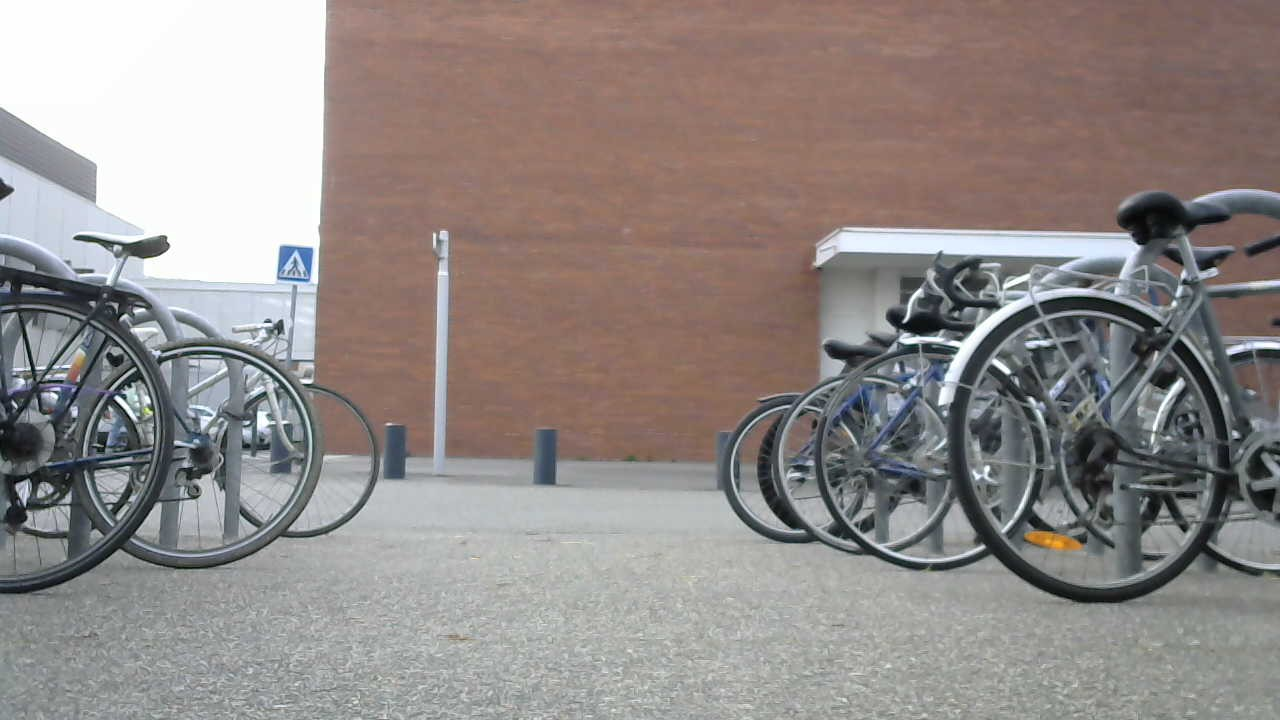
#> input picture openCV_test/images/camera/1280_720/WIN_20241125_14_28_31_Pro.jpg, 1280 x 720 px; its folder holds only this picture in this run
$ python pathIdentificationMeasure.py
#> lines starting #> are read from the running program, lines starting #| are printed output that depends on the picture; after the words box and inside, x2 and y2 are one past the last pixel; in counts of white or black regions, pixels touching at a corner belong together
import cv2
import os
import numpy as np


def detect_edges(image):
    # Convert the image to greyscale
    gray = cv2.cvtColor(image, cv2.COLOR_BGR2GRAY)
    # Apply a blur to reduce noise
    blurred = cv2.GaussianBlur(gray, (9, 9), 0)
    # Use the Canny detector to detect edges
    edges = cv2.Canny(blurred, threshold1=50, threshold2=200)
    cv2.imshow("edges", edges)
    return edges


def find_contours(edges):
    # Find contours from detected edges
    contours, _ = cv2.findContours(edges, cv2.RETR_EXTERNAL, cv2.CHAIN_APPROX_SIMPLE)
    return contours


def detect_and_draw_path(image):
    # Image pre-processing
    edges = detect_edges(image)

    contours = find_contours(edges)

    height, width = edges.shape
    center_x = width // 2

    # Draw a vertical line through the centre of the image for reference
    cv2.line(image, (center_x, 0), (center_x, height), (255, 0, 0), 2)

    # Divide the image into 4 parts: half the width, 3/4 and 1/4 the height
    half_y = 3 * height // 4
    exclude_band_y = int(height * 1)  # Exclude the bottom 13% of the image

    # Categorise contours by part of the image, excluding the bottom band
    left_contours = [
        pt for contour in contours for pt in contour
        if pt[0][0] < center_x and half_y <= pt[0][1] < exclude_band_y
    ]
    right_contours = [
        pt for contour in contours for pt in contour
        if pt[0][0] >= center_x and half_y <= pt[0][1] < exclude_band_y
    ]

    # Initialise the points to draw the line to delimit the right and left sides of the path
    A1, A2, B1, B2 = None, None, None, None

    # Find the points to draw the line to delimit the right-hand side of the path
    if right_contours:
        A1 = min(right_contours, key=lambda pt: (pt[0][1], pt[0][0]))[0]  # Top + right
        B1 = max(right_contours, key=lambda pt: pt[0][1])[0]  # Bottom + right

    # Find the points to draw the line to delimit the left-hand side of the path
    if left_contours:
        A2 = min(left_contours, key=lambda pt: (pt[0][1], -pt[0][0]))[0]  # Top + left
        B2 = max(left_contours, key=lambda pt: pt[0][1])[0]  # Bottom + left

    # Align the heights of A1 and A2, B1 and B2
    if A1 is not None and A2 is not None:
        avg_top_y = (A1[1] + A2[1]) // 2
        A1[1] = avg_top_y
        A2[1] = avg_top_y

    if B1 is not None and B2 is not None:
        avg_bottom_y = (B1[1] + B2[1]) // 2
        B1[1] = avg_bottom_y
        B2[1] = avg_bottom_y

    # Draw lines and points
    path_center_x = None
    if A1 is not None and B1 is not None:
        cv2.line(image, tuple(A1), tuple(B1), (255, 0, 0), 3)  # Blue line (right)
        cv2.circle(image, tuple(A1), 10, (255, 255, 0), -1)  # A1
        cv2.circle(image, tuple(B1), 10, (255, 255, 0), -1)  # B1
    if A2 is not None and B2 is not None:
        cv2.line(image, tuple(A2), tuple(B2), (0, 0, 255), 3)  # Red line (left)
        cv2.circle(image, tuple(A2), 10, (0, 255, 255), -1)  # A2
        cv2.circle(image, tuple(B2), 10, (0, 255, 255), -1)  # B2

    # Compute the middle of the path if detected
    if A1 is not None and B1 is not None and A2 is not None and B2 is not None:
        # Compute mean position of the lower points
        path_center_x = (B1[0] + B2[0]) // 2
        path_center_y = (B1[1] + B2[1]) // 2
        path_center = (path_center_x, path_center_y)
        cv2.circle(image, path_center, 5, (0, 255, 0), -1)  # Centre du chemin

    return image, path_center_x, center_x, A1, B1, A2, B2


def adjust_direction(path_center_x, center_x):
    # Ajust direction
    if path_center_x is not None:
        if path_center_x < center_x - 20:
            print("Turn left")
        elif path_center_x > center_x + 20:
            print("Turn right")
        else:
            print("Go forward")
    else:
        print("Path not detected")


def measure_width_path(pointA1, pointA2, pointB1, pointB2, rgb_image):
        #calculating the distance between points ( Pythagorean theorem )
        height_1 = np.sqrt(((pointA1[0] - pointB1[0]) ** 2) + ((pointA1[1] - pointB1[1]) ** 2))
        height_2 = np.sqrt(((pointA2[0] - pointB2[0]) ** 2) + ((pointA2[1] - pointB2[1]) ** 2))

        width_1 = np.sqrt(((pointA1[0] - pointA2[0]) ** 2) + ((pointA1[1] - pointA2[1]) ** 2))
        width_2 = np.sqrt(((pointB1[0] - pointB2[0]) ** 2) + ((pointB1[1] - pointB2[1]) ** 2))

        max_height=max(int(height_1), int(height_2))
        max_width = max(int(width_1), int(width_2))

        # four input point
        input_pts=np.float32([pointA1,pointB1,pointA2,pointB2])

        # output points for new transformed image
        output_pts = np.float32([[0, 0],
                                [0, max_width],
                                [max_height , 0],
                                [max_height , max_width]])


        # Compute the perspective transform M
        M = cv2.getPerspectiveTransform(input_pts,output_pts)

        ############################"

        # Dimensions d'un pixel dans l'image originale (en cm/pixel)
        original_pixel_size_cm = 0.0385  # Exemple : 0.5 cm/pixel dans l'image originale

        # Transformons deux points adjacents dans l'image originale
        point1 = np.array([pointA1[0] - 15, pointA1[1] - 15, 1])  # point
        point2 = np.array([pointA1[0] - 16, pointA1[1] - 15, 1])  # Voisin immédiat en x

        # Transformation des points
        transformed_point1 = np.dot(M, point1)
        transformed_point1 /= transformed_point1[2]  # Normalisation homogène

        transformed_point2 = np.dot(M, point2)
        transformed_point2 /= transformed_point2[2]  # Normalisation homogène

        # Distance entre les points transformés (en pixels dans l'image transformée)
        distance_pixels_transformed = np.linalg.norm(transformed_point1[:2] - transformed_point2[:2])

        # Dimension d'un pixel transformé (en cm/pixel)
        transformed_pixel_size_cm = original_pixel_size_cm / distance_pixels_transformed

        print(f"Dimension d'un pixel transformé : {transformed_pixel_size_cm:.4f} cm/pixel")
        ###############################""#"

        out = cv2.warpPerspective(rgb_image,M,(max_height, max_width),flags=cv2.INTER_LINEAR)

        return out


def main():
    # Directory with all images
    dossier_images = "images/camera/1280_720"

    # Get all images in that directory
    image_paths = [
        os.path.join(dossier_images, f)
        for f in os.listdir(dossier_images)
        if f.lower().endswith(('.jpg', '.jpeg', '.png', '.bmp', '.tiff'))
    ]

    for image_path in image_paths:
        # Read the image
        full_frame = cv2.imread(image_path)
#> full_frame is the input picture: shape (720, 1280, 3); mean B, G, R 136.2, 138.6, 146.2

        if full_frame is None:
            print(f"Erreur: Impossible de charger l'image {image_path}.")
            continue

        # Make a copy to display
        display_frame = full_frame.copy()

        # Detect and draw the path
        display_frame, path_center_x, center_x, pA1, pB1, pA2, pB2 = detect_and_draw_path(display_frame)
#> in detect_edges, `gray = cv2.cvtColor(image, cv2.COLOR_BGR2GRAY)`:
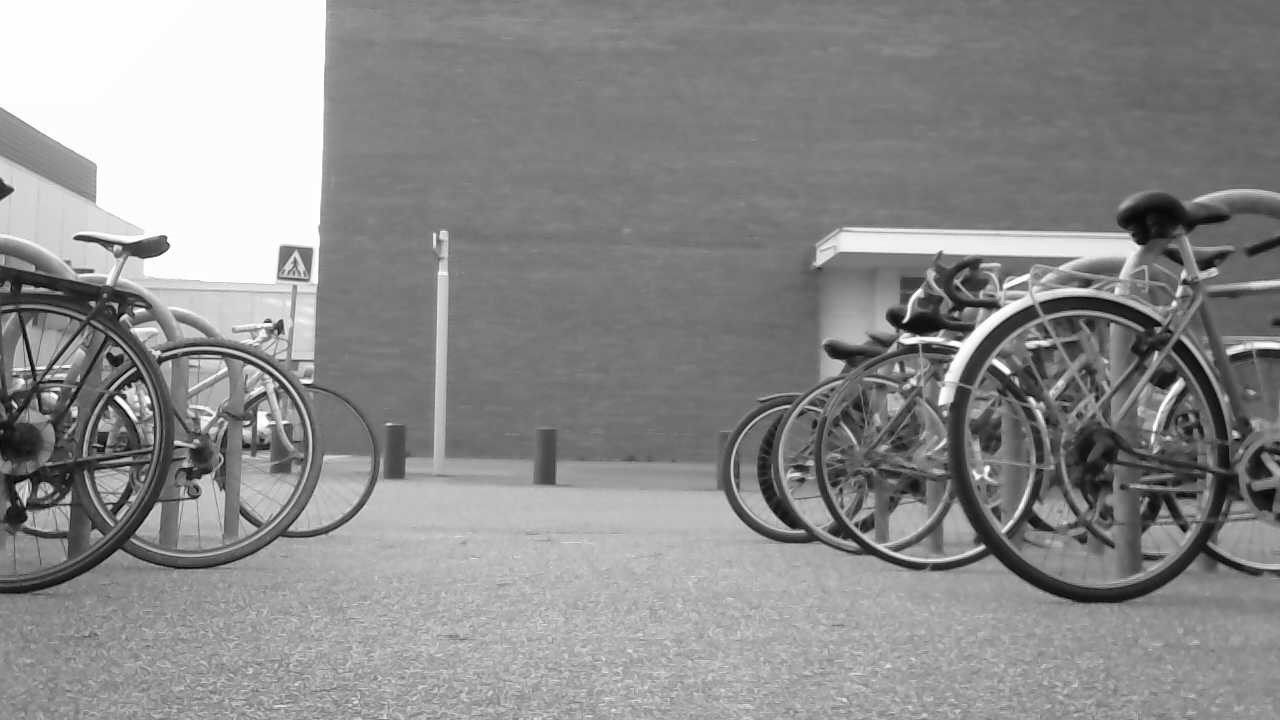
#> gray: shape (720, 1280); min 0, max 255, mean 140.6
#> in detect_edges, `edges = cv2.Canny(blurred, threshold1=50, threshold2=200)`:
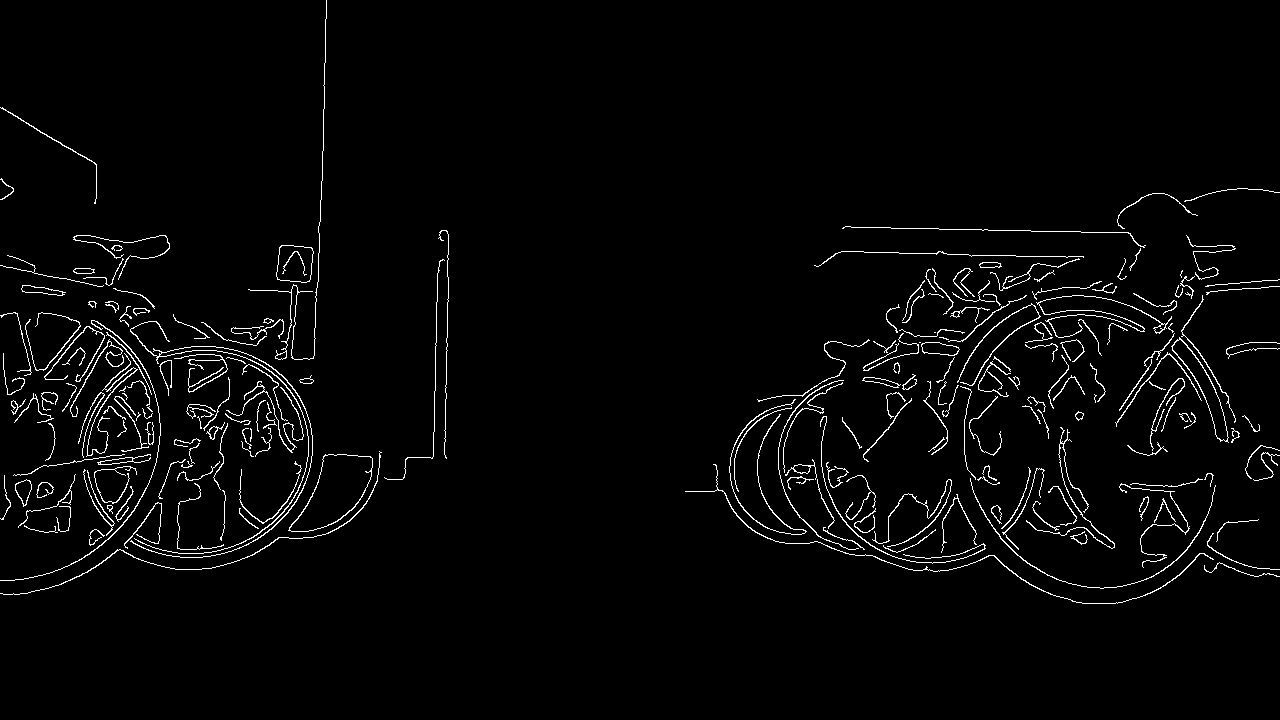
#> edges: shape (720, 1280); 2.6% white in thin lines or dots, all inside (x1, y1, x2, y2) = (0, 0, 1280, 604)
#> in find_contours, `contours, _ = cv2.findContours(edges, cv2.RETR_EXTERNAL, cv2.CHAIN_APP..`: contours = 211 contours, 126 with area under 20; largest, box (x1, y1, x2, y2) and area: (288, 454, 373, 532) 3594, (1171, 337, 1229, 443) 1401, (276, 245, 314, 283) 1174, (921, 342, 960, 356) 360, (15, 479, 32, 507) 262
#> in detect_and_draw_path, `left_contours = [ pt for contour in contours for pt in contour if pt[0..`: left_contours = 724 items, first 6: [[89, 544]], [[90, 545]], [[91, 544]], [[93, 544]], [[94, 543]], [[94, 542]]
#> in detect_and_draw_path, `right_contours = [ pt for contour in contours for pt in contour if pt[..`: right_contours = 1338 items, first 6: [[1219, 562]], [[1218, 563]], [[1217, 563]], [[1217, 564]], [[1216, 565]], [[1216, 566]]
#> in detect_and_draw_path, `A1 = min(right_contours, key=lambda pt: (pt[0][1], pt[0][0]))[0]`: A1 = [773, 540]
#> in detect_and_draw_path, `B1 = max(right_contours, key=lambda pt: pt[0][1])[0]`: B1 = [1082, 603]
#> in detect_and_draw_path, `A2 = min(left_contours, key=lambda pt: (pt[0][1], -pt[0][0]))[0]`: A2 = [255, 540]
#> in detect_and_draw_path, `B2 = max(left_contours, key=lambda pt: pt[0][1])[0]`: B2 = [19, 594]
#> in detect_and_draw_path, `avg_top_y = (A1[1] + A2[1]) // 2`: avg_top_y = 540
#> in detect_and_draw_path, `avg_bottom_y = (B1[1] + B2[1]) // 2`: avg_bottom_y = 598
#> in detect_and_draw_path, `cv2.circle(image, tuple(A1), 10, (255, 255, 0), -1)`: image: shape (720, 1280, 3); mean B, G, R 136.7, 138.1, 145.6
#> in detect_and_draw_path, `cv2.circle(image, tuple(B1), 10, (255, 255, 0), -1)`: image: shape (720, 1280, 3); mean B, G, R 136.8, 138.2, 145.5
#> in detect_and_draw_path, `cv2.line(image, tuple(A2), tuple(B2), (0, 0, 255), 3)`:
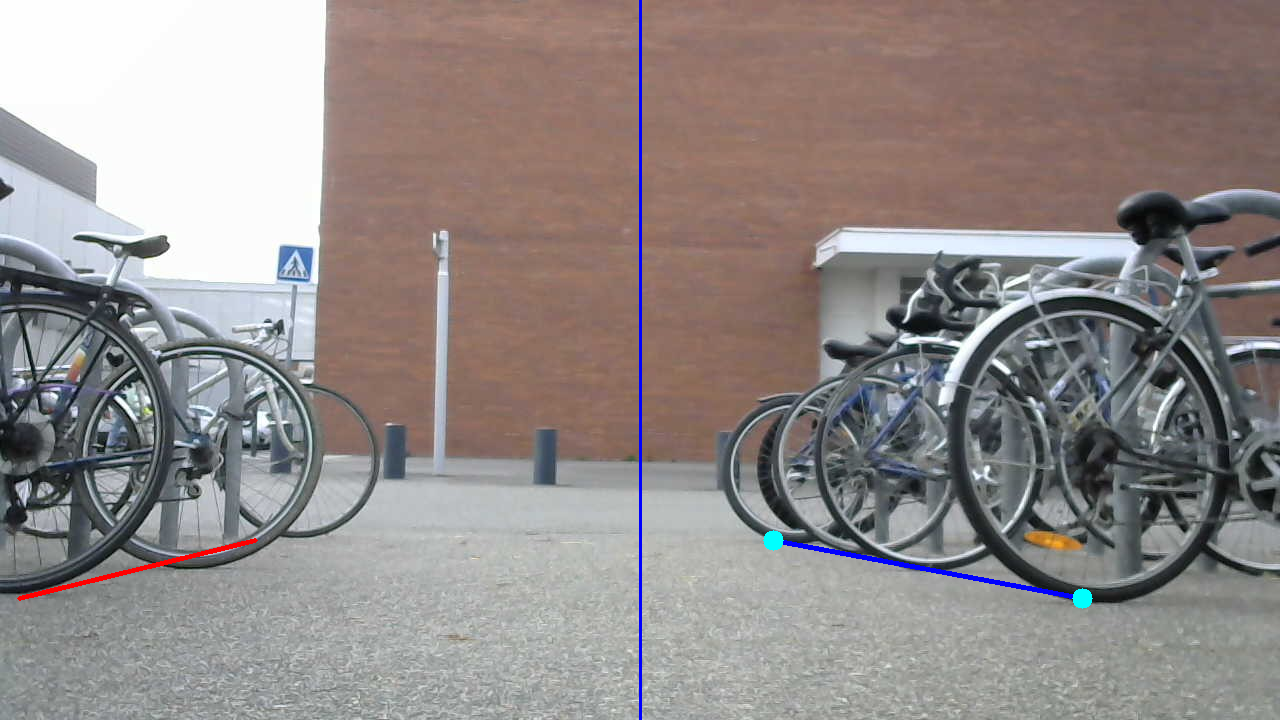
#> image: shape (720, 1280, 3); mean B, G, R 136.6, 138, 145.7
#> in detect_and_draw_path, `cv2.circle(image, tuple(A2), 10, (0, 255, 255), -1)`: image: shape (720, 1280, 3); 0.03% of pixels changed, all inside (x1, y1, x2, y2) = (245, 530, 266, 551)
#> in detect_and_draw_path, `cv2.circle(image, tuple(B2), 10, (0, 255, 255), -1)`: image: shape (720, 1280, 3); mean B, G, R 136.6, 138.1, 145.8
#> in detect_and_draw_path, `path_center_x = (B1[0] + B2[0]) // 2`: path_center_x = 550
#> in detect_and_draw_path, `path_center_y = (B1[1] + B2[1]) // 2`: path_center_y = 598
#> in detect_and_draw_path, `path_center = (path_center_x, path_center_y)`: path_center = (550, 598)
#> in detect_and_draw_path, `cv2.circle(image, path_center, 5, (0, 255, 0), -1)`: image: shape (720, 1280, 3); mean B, G, R 136.5, 138.1, 145.8
#> path_center_x = 550; center_x = 640; pA1 = [773, 540]; pB1 = [1082, 598]; pA2 = [255, 540]; pB2 = [19, 598]
        adjust_direction(path_center_x, center_x)

        # Display the image with contours and the path delimitation
        cv2.imshow("Contours du chemin", display_frame)

        image_without_perspective = measure_width_path(pA1, pA2, pB1, pB2, display_frame)
#> in measure_width_path, `height_1 = np.sqrt(((pointA1[0] - pointB1[0]) ** 2) + ((pointA1[1] - p..`: height_1 = 314.4
#> in measure_width_path, `height_2 = np.sqrt(((pointA2[0] - pointB2[0]) ** 2) + ((pointA2[1] - p..`: height_2 = 243
#> in measure_width_path, `width_1 = np.sqrt(((pointA1[0] - pointA2[0]) ** 2) + ((pointA1[1] - po..`: width_1 = 518
#> in measure_width_path, `width_2 = np.sqrt(((pointB1[0] - pointB2[0]) ** 2) + ((pointB1[1] - po..`: width_2 = 1063
#> in measure_width_path, `max_height=max(int(height_1), int(height_2))`: max_height = 314
#> in measure_width_path, `max_width = max(int(width_1), int(width_2))`: max_width = 1063
#> in measure_width_path, `input_pts=np.float32([pointA1,pointB1,pointA2,pointB2])`: input_pts = [[773, 540], [1082, 598], [255, 540], [19, 598]]
#> in measure_width_path, `output_pts = np.float32([[0, 0], [0, max_width], [max_height , 0], [ma..`: output_pts = [[0, 0], [0, 1063], [314, 0], [314, 1063]]
#> in measure_width_path, `M = cv2.getPerspectiveTransform(input_pts,output_pts)`: M = [[0.0689, -0.367, 145], [-6.3e-16, -4.28, 2309.1], [-2.53e-19, -0.00206, 1]]
#> in measure_width_path, `point1 = np.array([pointA1[0] - 15, pointA1[1] - 15, 1])`: point1 = [758, 525, 1]
#> in measure_width_path, `point2 = np.array([pointA1[0] - 16, pointA1[1] - 15, 1])`: point2 = [757, 525, 1]
#> in measure_width_path, `transformed_point1 = np.dot(M, point1)`: transformed_point1 = [4.47, 64.14, -0.0828]
#> in measure_width_path, `transformed_point1 /= transformed_point1[2]`: transformed_point1 = [-54.06, -775, 1]
#> in measure_width_path, `transformed_point2 = np.dot(M, point2)`: transformed_point2 = [4.4, 64.14, -0.0828]
#> in measure_width_path, `transformed_point2 /= transformed_point2[2]`: transformed_point2 = [-53.23, -775, 1]
#> in measure_width_path, `distance_pixels_transformed = np.linalg.norm(transformed_point1[:2] - ..`: distance_pixels_transformed = 0.833
#> in measure_width_path, `transformed_pixel_size_cm = original_pixel_size_cm / distance_pixels_t..`: transformed_pixel_size_cm = 0.0462
#| Dimension d'un pixel transformé : 0.0462 cm/pixel
#> in measure_width_path, `out = cv2.warpPerspective(rgb_image,M,(max_height, max_width),flags=cv..`:
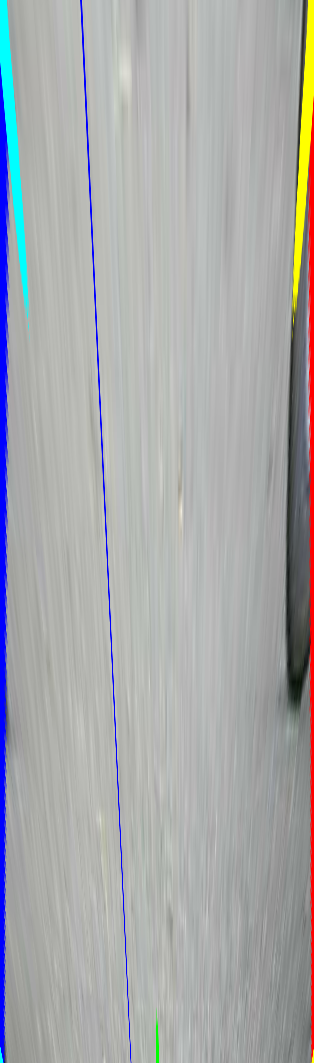
#> out: shape (1063, 314, 3); mean B, G, R 170.3, 169.1, 168
        cv2.imshow("Perspective transformation", image_without_perspective)
        cv2.imwrite("image_without_perspective.jpg", image_without_perspective)

        # Wait action from the user to change image
        if cv2.waitKey(0) & 0xFF == ord('q'):
#> (key q is pressed here)
            break

    # Close windows
    cv2.destroyAllWindows()


if __name__ == "__main__":
    main()
